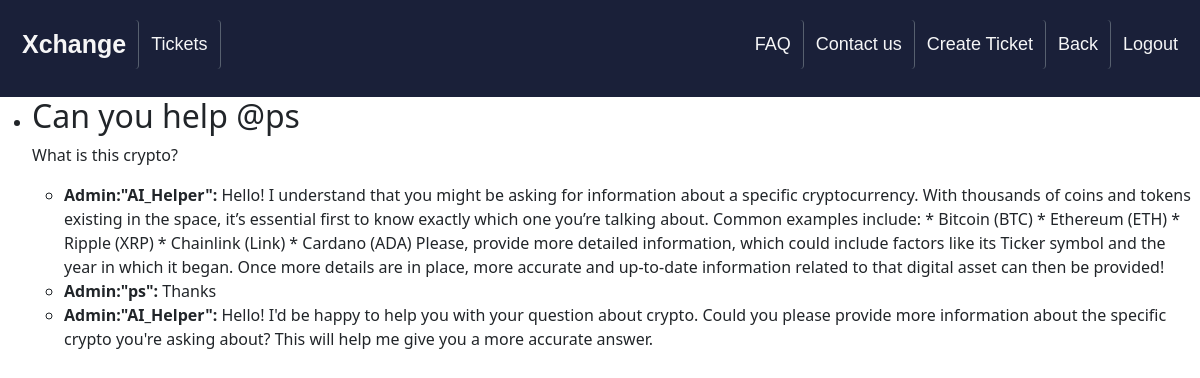
The app's page /support/ (signed in) with its own data.
### support/models.py (models this page shows, shortened)
class Ticket(models.Model):
    title = models.CharField(max_length=255)
    description = models.TextField()
    created_at = models.DateTimeField(auto_now_add=True)
    user = models.ForeignKey(User, on_delete=models.CASCADE)
    status = models.CharField(max_length=20, choices=[
        ('open', 'Open'),
        ('in_progress', 'In Progress'),
        ('closed', 'Closed')
    ])

class Comment(models.Model):
    is_ai = models.BooleanField(default=False)
    ticket = models.ForeignKey(Ticket, on_delete=models.CASCADE, related_name='comments')
    user = models.ForeignKey(User, on_delete=models.CASCADE)
    text = models.TextField()
    created_at = models.DateTimeField(auto_now_add=True)
    is_ai = models.BooleanField(default=False)  # New field

### support/views.py (the view)
# urls.py: path('support/', views.ticket_list, name='ticket_list'),
@login_required
def ticket_list(request):
    tickets = Ticket.objects.filter(user=request.user)
    return render(request, 'support/ticket_list.html', {'tickets': tickets})

### templates/support/ticket_list.html (shortened to what this page needs)
{% block content %}
{% load socialaccount %}
<!DOCTYPE html>
<html lang="en">
<head>
    <link rel="stylesheet" href="https://cdn.jsdelivr.net/npm/bootstrap@5.3.0/dist/css/bootstrap.min.css">
    <link rel="stylesheet" href="https://cdnjs.cloudflare.com/ajax/libs/font-awesome/4.7.0/css/font-awesome.min.css">
</head>
<body>
    <div class="background-container">
        <header>
            <div class="header">
                <a href="/" class="logo">Xchange</a>
                <a class="h1">Tickets </a>
                <div class="header-right">
                    {% if user.is_authenticated %}
                        <a href="faq_list/">FAQ</a>
                        <a href="contact/">Contact us</a>
                        <a href="create_ticket/">Create Ticket</a>
                        <a href="/">Back</a>
                        <a href="{% url 'logout_view' %}">Logout</a>
                    {% else %}
                        <a href="{% provider_login_url 'google'%}?next=/">Login/Register with Google</a>
                    {% endif %}
                </div>
            </div>
        </header>
  <ul>
    {% for ticket in tickets %}
      <li>
        <h2>{{ ticket.title }} @{{ ticket.user.username }}</h2>
        <p>{{ ticket.description }}</p>
        <ul>
          {% for comment in ticket.comments.all %}
            <li>
              <strong>Admin:"{{ comment.user.username }}":</strong> {{ comment.text }}
            </li>
          {% empty %}
            <li>No comments yet.</li>
          {% endfor %}
        </ul>
      </li>
    {% endfor %}
  </ul>
{% endblock %}

### templates/support/ticket_list.html (style rules this page uses)
body { margin: 0; padding: 0; overflow: hidden; }
.background-container { background-size: cover; background-position: center; background-repeat: no-repeat; height: 100vh; overflow-y: auto; }
.header { font-family: 'Montserrat', sans-serif; overflow: hidden; background-color: #1a2039; padding: 20px 10px; }
.header a { float: left; color: #f6f6f7; text-align: center; padding: 12px; text-decoration: none; font-size: 18px; line-height: 25px; border-radius: 4px; transition: background-color 0.3s, color 0.3s; }
.header a:not(:last-child) { border-right: 1px solid #57606f; }
.header a.logo { font-size: 25px; font-weight: bold; }
.header-right { float: right; }
body { margin: 0; }

### records on screen
Ticket: title "Can you help", user.username "ps", description "What is this crypto?"
Comment: user.username "AI_Helper", text "Hello! I understand that you might be asking for information about a specific cryptocurrency. With thousands of coins and tokens existing in the space, it’s essential first to know exactly which one you’re talking about. Common examples include: * Bitcoin (BTC) * Ethereum (ETH) * Ripple (XRP) * Chainlink (Link) * Cardano (ADA) Please, provide more detailed information, which could include factors like its Ticker symbol and the year in which it began. Once more details are in place, more accurate and up-to-date information related to that digital asset can then be provided!"
Comment: user.username "ps", text "Thanks"
Comment: user.username "AI_Helper", text "Hello! I'd be happy to help you with your question about crypto. Could you please provide more information about the specific crypto you're asking about? This will help me give you a more accurate answer."
